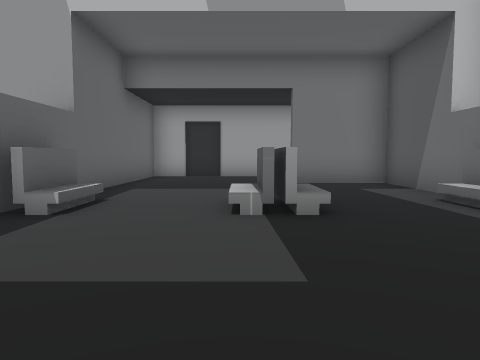
[1] (above)

16 first-person views from a walk through a scene from a Unity 3-D project. The camera is 1.3 m above the floor, tilts 4° down and sees 70° across. The floor is counted in squares, 2 m on a side. Each view is taken from the middle of a square. On the plan, view 1 faces up. The plan holds only what a view shows up to about 10 squares ahead; the rest is blank. The place goes on beyond the plan. The player is left out.

[2]
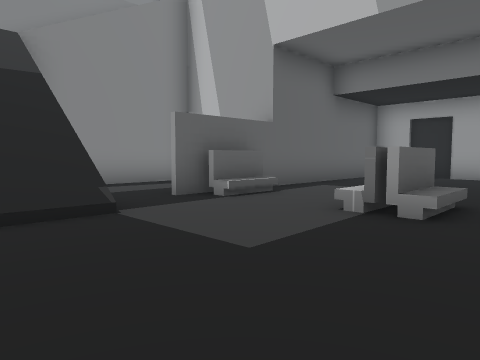

[3]
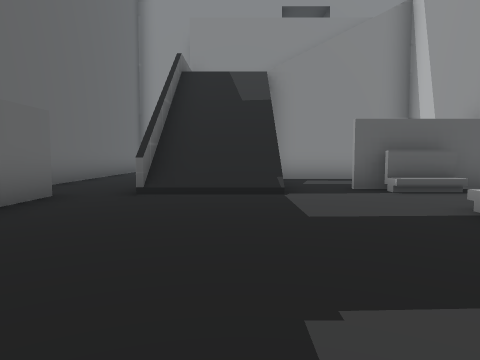

[4]
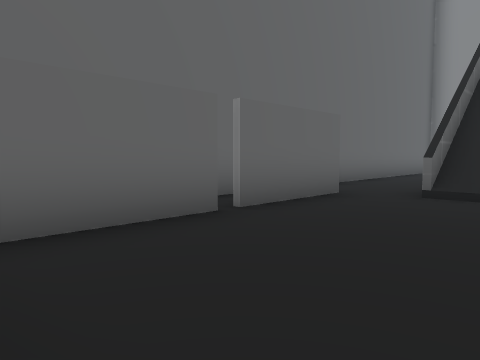

[5]
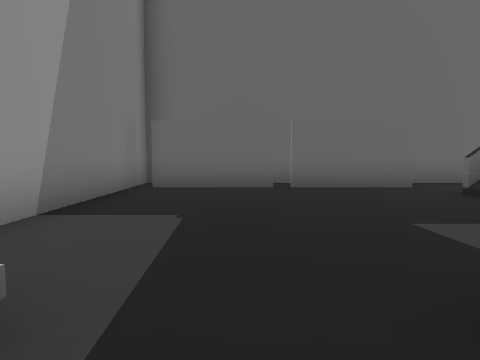

[6]
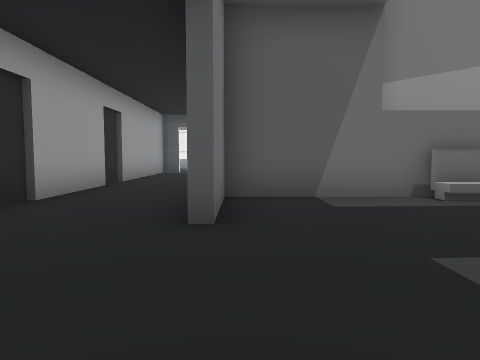

[7]
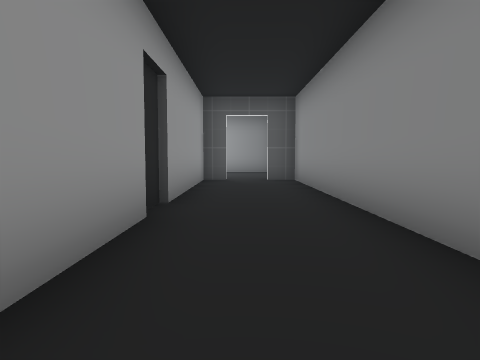

[8]
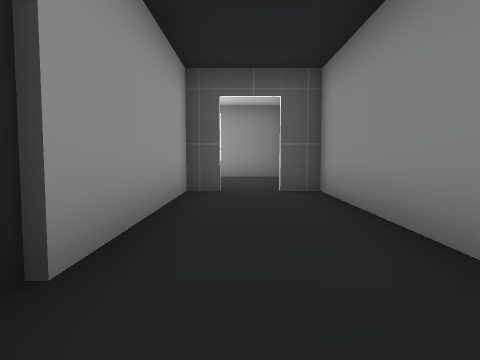

[9]
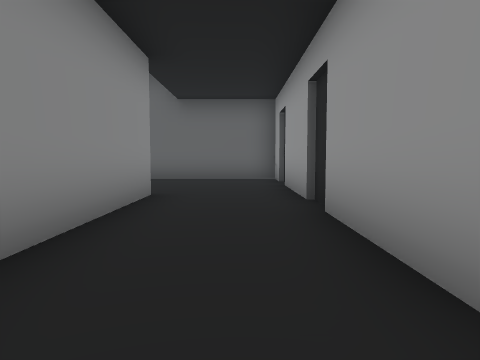

[10]
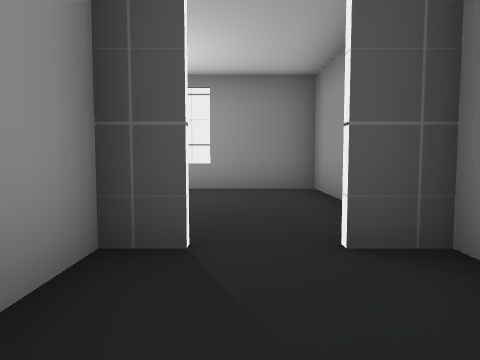

[11]
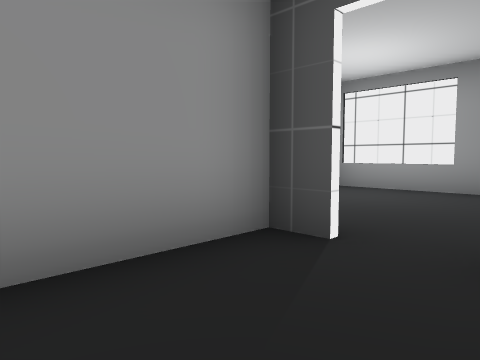

[12]
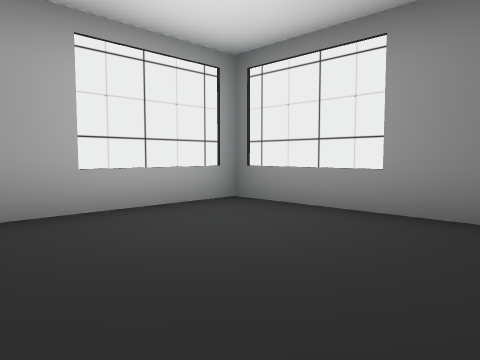

[13]
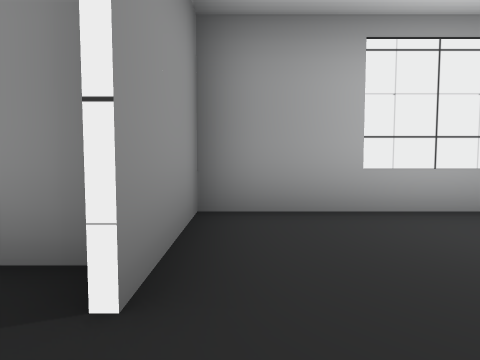

[14]
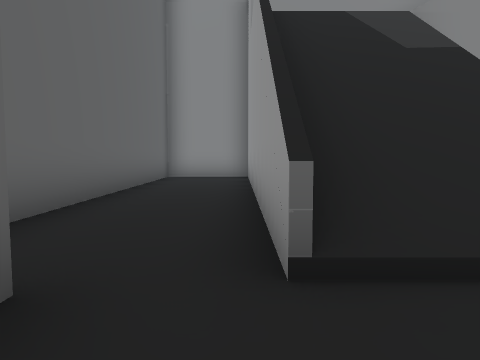

[15]
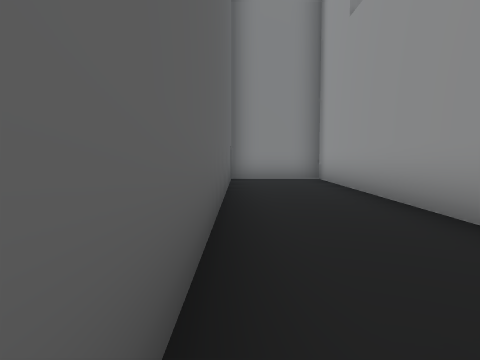

[16]
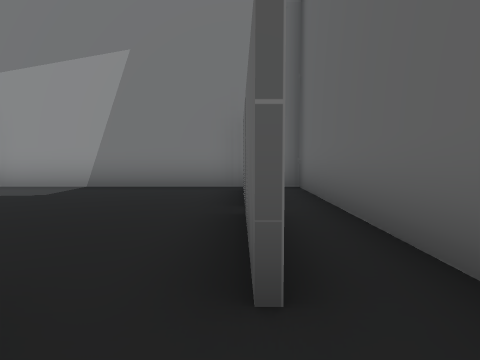

### Floor plan
Key: @ floor where view 1 was taken; # wall or solid block; x gap in a wall; . main floor; : floor 6 m higher than the main floor; + floor 10 m higher than the main floor; / step, stairs or slope; = window, fence, low wall or low ledge.
Columns run from 11 left of view 1 to 16 right of it. Each row starts with its distance up from view 1.
 13                       ######
 12                       #....#
 11         ###############....#
 10         #..................#
  9         #.............#....#
  8         +....##########  ###
  7         +......#
  6         +......#
  5      /. =/../.##
  4      /..#/.//.#
  3      /..........#
  2      /..........#
  1      :////......#
  0      :////.@....#
 -1 #...............#
 -2 #.........##x##.#
 -3 #...............#
 -4 #################

Positions as (right, up) in squares from view 1, and headings:
1: (0, 0), facing up
2: (2, 0), facing up-left
3: (4, 1), facing left
4: (4, 1), facing down-left
5: (2, 5), facing down
6: (-2, 8), facing right
7: (2, 10), facing right
8: (5, 10), facing right
9: (7, 10), facing left
10: (9, 10), facing right
11: (9, 9), facing up-right
12: (12, 9), facing up-right
13: (12, 9), facing up
14: (0, -1), facing left
15: (-1, -3), facing left
16: (-3, -2), facing right
